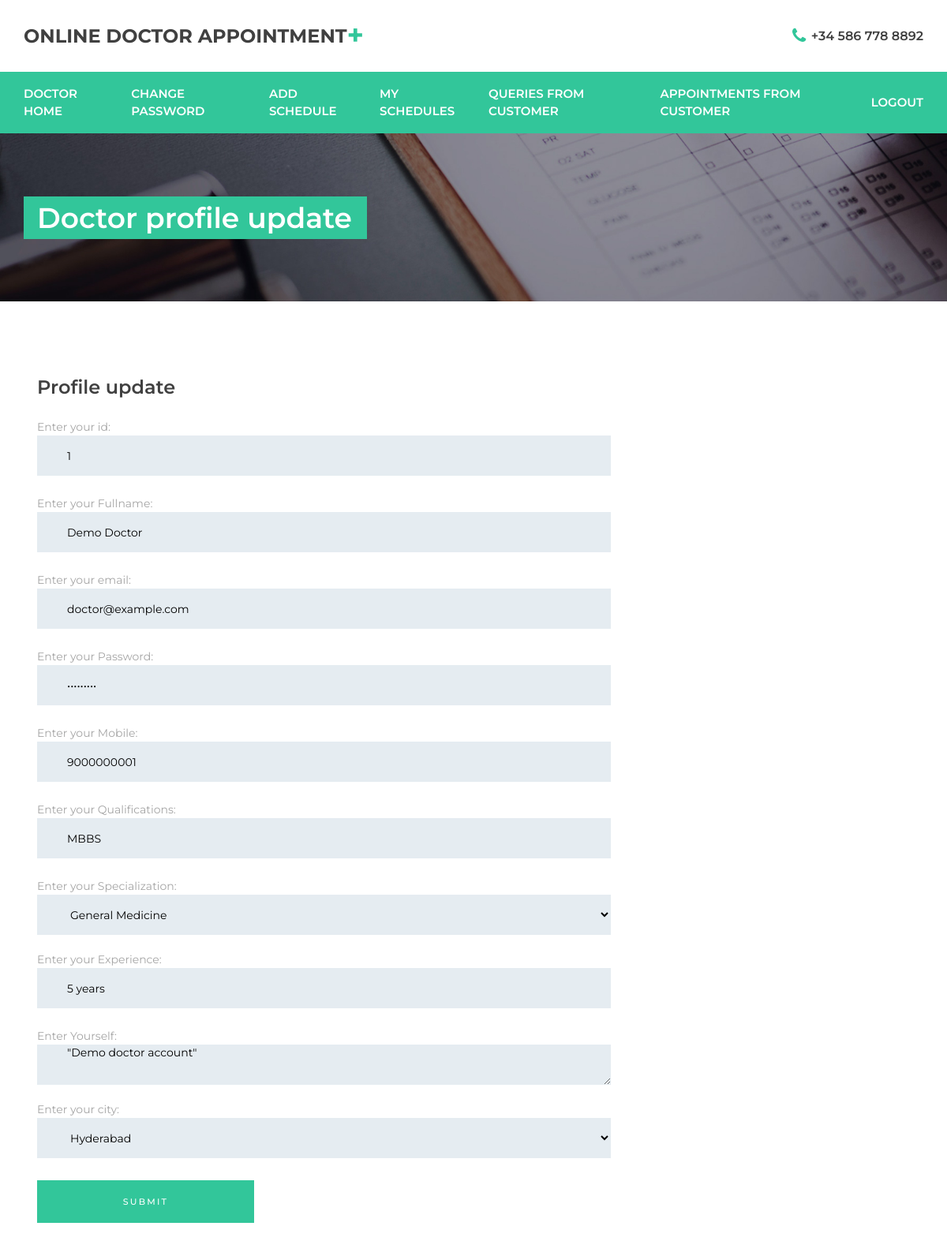
The app's page /doctor_edit (signed in) with its own data.
### doctorapp/models.py (models this page shows)
class Doctor_reg(models.Model):
    fullname = models.CharField(max_length=50)
    email = models.EmailField(max_length=254)
    password = models.CharField(max_length=50)
    mobile = models.BigIntegerField()
    qualification = models.CharField(max_length=50)
    specialization = models.CharField(max_length=50)
    appointment_fee = models.IntegerField()
    experience = models.CharField(max_length=50)
    about_me = models.TextField()
    city = models.CharField(max_length=50)

### doctorapp/views.py (the view)
# urls.py: path('doctor_edit', doctor_views.doctor_edit, name="doctor_edit"),
def doctor_edit(request):
    email = request.session["email"]
    drs = Doctor_reg.objects.get(email=email)
    return render(request, "doctor_edit.html", {"doctors": drs})

### doctorapp/templates/doctor_edit.html (shortened to what this page needs)
<!DOCTYPE html>
{% load static %}
<html lang="en">
<head>
<link rel="stylesheet" type="text/css" href="{% static 'styles/bootstrap4/bootstrap.min.css' %}">
<link href="{% static 'plugins/font-awesome-4.7.0/css/font-awesome.min.css' %}" rel="stylesheet" type="text/css">
<link rel="stylesheet" type="text/css" href="{% static 'styles/contact.css' %}">
<link rel="stylesheet" type="text/css" href="{% static 'styles/contact_responsive.css' %}">
</head>
<body>
<div class="super_container">
	<div class="home">
		<div class="parallax_background parallax-window" data-parallax="scroll" data-image-src="{% static 'images/contact.jpg' %}" data-speed="0.8"></div>
		<header class="header" id="header">
			<div>
				<div class="header_top">
					<div class="container">
						<div class="row">
							<div class="col">
								<div class="header_top_content d-flex flex-row align-items-center justify-content-start">
									<div class="logo">
										<a href="#">Online Doctor Appointment<span>+</span></a>
									</div>
									<div class="header_top_extra d-flex flex-row align-items-center justify-content-start ml-auto">
										<div class="header_top_phone">
											<i class="fa fa-phone" aria-hidden="true"></i>
											<span>+34 586 778 8892</span>
										</div>
									</div>
								</div>
							</div>
						</div>
					</div>
				</div>
				<div class="header_nav" id="header_nav_pin">
					<div class="header_nav_inner">
						<div class="header_nav_container">
							<div class="container">
								<div class="row">
									<div class="col">
										<div class="header_nav_content d-flex flex-row align-items-center justify-content-start">
											<nav class="main_nav">
												<ul class="d-flex flex-row align-items-center justify-content-start">
													<li><a href="{% url 'doctor_home' %}">Doctor Home</a></li>
													<li><a href="{% url 'doctor_change_pwd' %}">Change Password</a></li>
													<li><a href="{% url 'dr_add_schedule' %}">Add Schedule</a></li>
													<li><a href="{% url 'doctor_schedules' %}">My Schedules</a></li>
													<li><a href="{% url 'dr_queries_from_customer' %}">Queries from Customer</a></li>
													<li><a href="{% url 'booking_requests_from_customer' %}">Appointments From Customer</a></li>
													<li><a href="{% url 'doctor_logout' %}">Logout</a></li>
												</ul>
											</nav>
										</div>
									</div>
								</div>
							</div>
						</div>
					</div>
				</div>
			</div>
		</header>
		<div class="home_container">
			<div class="container">
				<div class="row">
					<div class="col">
						<div class="home_content">
							<div class="home_title">Doctor profile update</div>
						</div>
					</div>
				</div>
			</div>
		</div>
	</div>
	<div class="contact">
		<div class="container">
			<div class="row">
				<div class="col-lg-8 contact_col">
					<div class="contact_form">
						<div class="contact_title">Profile update</div>
						<div class="contact_form_container">
							<form action="{% url 'doctor_profile_update' %}"  method="POST" id="contact_form" class="contact_form">
								Enter your id:
								<input type="number" id="contact_id" class="contact_input" name="id" value="{{doctors.id}}" placeholder="Your id" required="required" readonly>
								Enter your Fullname:
								<input type="text" id="contact_subject" class="contact_input" name="fullname" value="{{doctors.fullname}}" placeholder="Your fullname" required="required">
								Enter your email:
								<input type="email" id="contact_email" class="contact_input" name="email" value="{{doctors.email}}" required="required">
								Enter your Password:
								<input type="password" id="contact_password" class="contact_input" name="password" value="{{doctors.password}}" placeholder="Your password" required="required" readonly>
								Enter your Mobile:
								<input type="number" id="contact_mbl" class="contact_input" name="mobile" value="{{doctors.mobile}}" placeholder="Your mobile number" required="required">
								Enter your Qualifications:
								<input type="text" id="contact_qualification" class="contact_input" name="qualification" value="{{doctors.qualification}}" placeholder="Your qualification" required="required">
                                Enter your Specialization:
								<select name="specialization" class="contact_input" required="required">
									<option value="general medicine" selected>General Medicine</option>
								</select><br>
								Enter your Experience:
								<input type="text" id="contact_experience" class="contact_input" name="experience" value="{{doctors.experience}}" placeholder="Your experience" required="required">
								Enter Yourself:
								<textarea id="w3review" class="contact_input" name="about_me" rows="4" cols="98">"{{doctors.about_me}}"</textarea><br>
								Enter your city:
								<select name="city" class="contact_input" required="required">
									<option value="hyderabad" selected>Hyderabad</option>
								</select>
								<button class="contact_button" id="contact_button">Submit</button>
							</form>
						</div>
					</div>
				</div>
</body>
</html>

### customerapp/static/styles/contact.css (style rules this page uses)
* { margin: 0; padding: 0; -webkit-font-smoothing: antialiased; -webkit-text-shadow: rgba(0,0,0,.01) 0 0 1px; text-shadow: rgba(0,0,0,.01) 0 0 1px; }
body { font-family: 'Montserrat', sans-serif; font-size: 14px; font-weight: 400; background: #FFFFFF; color: #a5a5a5; }
div { display: block; position: relative; -webkit-box-sizing: border-box; -moz-box-sizing: border-box; box-sizing: border-box; }
ul { list-style: none; margin-bottom: 0px; }
a, a:hover, a:visited, a:active, a:link { text-decoration: none; -webkit-font-smoothing: antialiased; -webkit-text-shadow: rgba(0,0,0,.01) 0 0 1px; text-shadow: rgba(0,0,0,.01) 0 0 1px; }
.super_container { width: 100%; overflow: hidden; }
.parallax-window { min-height: 400px; background: transparent; }
.parallax_background { position: absolute; top: 0; left: 0; width: 100%; height: 100%; }
.header { position: absolute; top: 0; left: 0; width: 100%; background: #FFFFFF; z-index: 100; }
.header_top { width: 100%; z-index: 2; }
.header_top_content { height: 91px; -webkit-transition: all 200ms ease; -moz-transition: all 200ms ease; -ms-transition: all 200ms ease; -o-transition: all 200ms ease; transition: all 200ms ease; }
.logo a { line-height: 0.75; color: #404040; font-size: 24px; font-weight: 700; text-transform: uppercase; }
.logo a span { position: relative; font-size: 36px; color: #32c69a; line-height: 0.75; vertical-align: text-top; }
.header_top_phone { margin-left: 44px; }
.header_top_phone i { font-size: 22px; color: #32c69a; vertical-align: middle; transform: translateY(-1px); }
.header_top_phone span { font-size: 16px; font-weight: 600; color: #404040; margin-left: 3px; vertical-align: middle; }
.header_nav { z-index: 2; }
.header_nav_inner { width: 100%; }
.header_nav_container { z-index: 1; background: #32c69a; }
.header_nav_content { height: 78px; }
.main_nav { height: 100%; }
.main_nav ul { height: 100%; }
.main_nav ul li { position: relative; }
.main_nav ul li:not(:last-child) { margin-right: 70px; }
.main_nav ul li a { display: block; position: relative; height: 100%; font-size: 13px; font-weight: 600; color: #FFFFFF; z-index: 1; text-transform: uppercase; -webkit-transition: all 200ms ease; -moz-transition: all 200ms ease; -ms-transition: all 200ms ease; -o-transition: all 200ms ease; transition: all 200ms ease; }
@media (min-width: 991px) { .main_nav { width: 100%; } }
@media (min-width: 991px) { .main_nav ul { height: 100%; gap: 30px; justify-content: space-between !important; width: 100%; } }
@media (min-width: 991px) { .main_nav ul li:not(:last-child) { margin-right: 0; } }
@media (min-width: 991px) { .main_nav ul li a { font-size: 15px; } }
.home { width: 100%; height: 382px; }
.home_container { position: absolute; bottom: 79px; left: 0; width: 100%; }
.home_title { display: inline-block; height: 54px; font-size: 36px; font-weight: 600; line-height: 54px; text-align: center; color: #FFFFFF; background: #32c69a; padding-left: 17px; padding-right: 19px; }
.contact { width: 100%; background: #FFFFFF; padding-top: 100px; padding-bottom: 42px; z-index: 2; padding-left: 32px; padding-right: 32px; }
.contact_title { font-size: 24px; font-weight: 600; color: #404040; line-height: 0.75; }
.contact_form_container { margin-top: 31px; }
.contact_form input:not(:last-child) { margin-bottom: 25px; }
.contact_input { display: block; width: 100%; height: 51px; background: #e5ecf1; border: none; outline: none; border-left: solid 3px transparent; padding-left: 35px; -webkit-transition: all 200ms ease; -moz-transition: all 200ms ease; -ms-transition: all 200ms ease; -o-transition: all 200ms ease; transition: all 200ms ease; }
.contact_button { width: 275px; height: 54px; background: #32c69a; border: none; outline: none; color: #FFFFFF; font-size: 11px; font-weight: 500; text-transform: uppercase; letter-spacing: 0.2em; cursor: pointer; margin-top: 28px; }

### records on screen
Doctor_reg: id "1", fullname "Demo Doctor", email "doctor@example.com", mobile "9000000001", qualification "MBBS", experience "5 years", about_me "\"Demo doctor account\""
